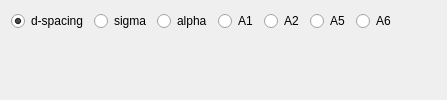
                   <widget class="QWidget" name="tab_12">
                    <attribute name="title">
                     <string>Graph </string>
                    </attribute>
                    <layout class="QVBoxLayout" name="verticalLayout_28">
                     <item>
                      <layout class="QHBoxLayout" name="horizontalLayout_23">
                       <item>
                        <widget class="QRadioButton" name="march_d_spacing">
                         <property name="text">
                          <string>d-spacing</string>
                         </property>
                         <property name="checked">
                          <bool>true</bool>
                         </property>
                        </widget>
                       </item>
                       <item>
                        <widget class="QRadioButton" name="march_sigma">
                         <property name="text">
                          <string>sigma</string>
                         </property>
                        </widget>
                       </item>
                       <item>
                        <widget class="QRadioButton" name="march_alpha">
                         <property name="text">
                          <string>alpha</string>
                         </property>
                        </widget>
                       </item>
                       <item>
                        <widget class="QRadioButton" name="march_a1">
                         <property name="text">
                          <string>A1</string>
                         </property>
                        </widget>
                       </item>
                       <item>
                        <widget class="QRadioButton" name="march_a2">
                         <property name="text">
                          <string>A2</string>
                         </property>
                        </widget>
                       </item>
                       <item>
                        <widget class="QRadioButton" name="march_a5">
                         <property name="text">
                          <string>A5</string>
                         </property>
                        </widget>
                       </item>
                       <item>
                        <widget class="QRadioButton" name="march_a6">
                         <property name="text">
                          <string>A6</string>
                         </property>
                        </widget>
                       </item>
                       <item>
                        <spacer name="horizontalSpacer_21">
                         <property name="orientation">
                          <enum>Qt::Horizontal</enum>
                         </property>
                         <property name="sizeHint" stdset="0">
                          <size>
                           <width>40</width>
                           <height>20</height>
                          </size>
                         </property>
                        </spacer>
                       </item>
                      </layout>
                     </item>
                     <item>
                      <widget class="QWidget" name="march_dollase_graph_widget" native="true">
                       <property name="sizePolicy">
                        <sizepolicy hsizetype="Preferred" vsizetype="Expanding">
                         <horstretch>0</horstretch>
                         <verstretch>0</verstretch>
                        </sizepolicy>
                       </property>
                      </widget>
                     </item>
                    </layout>
                   </widget>
